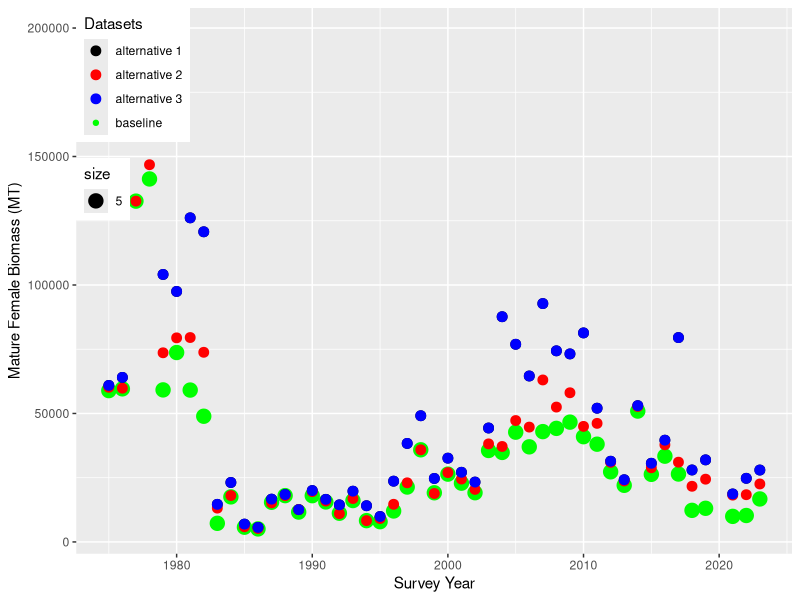
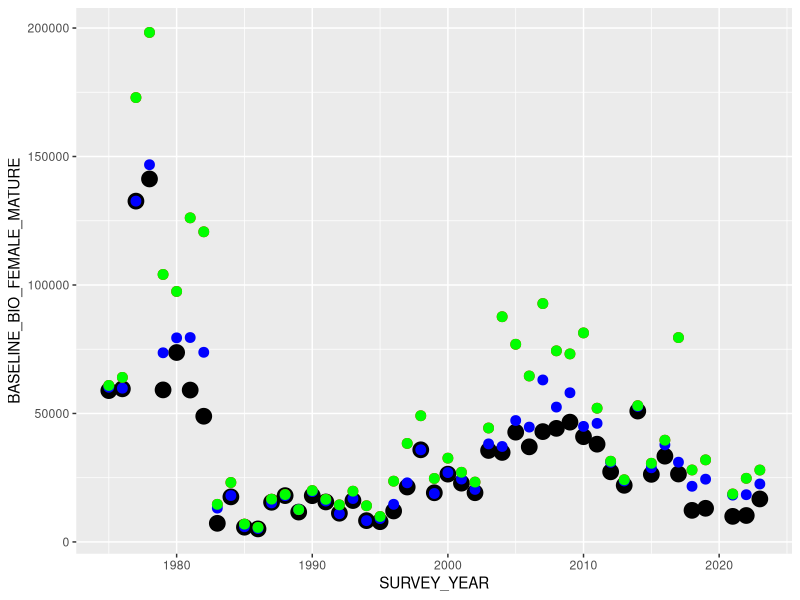
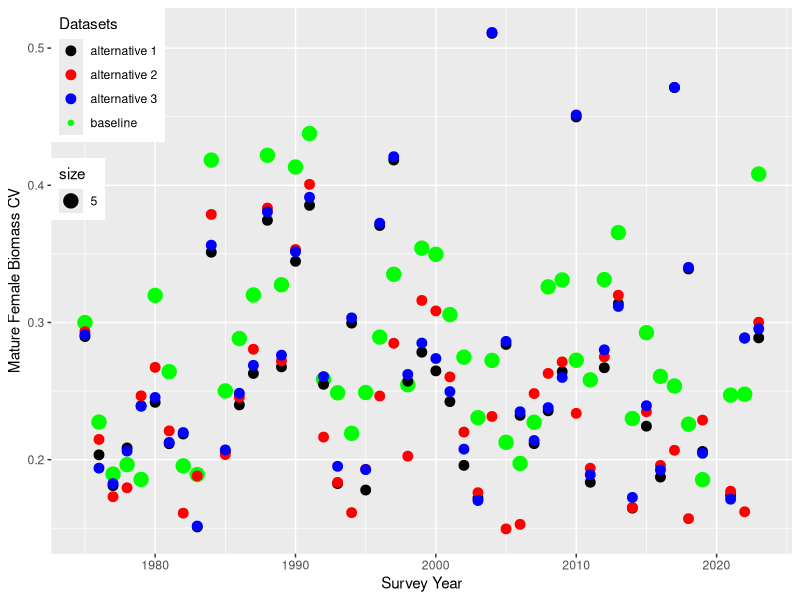
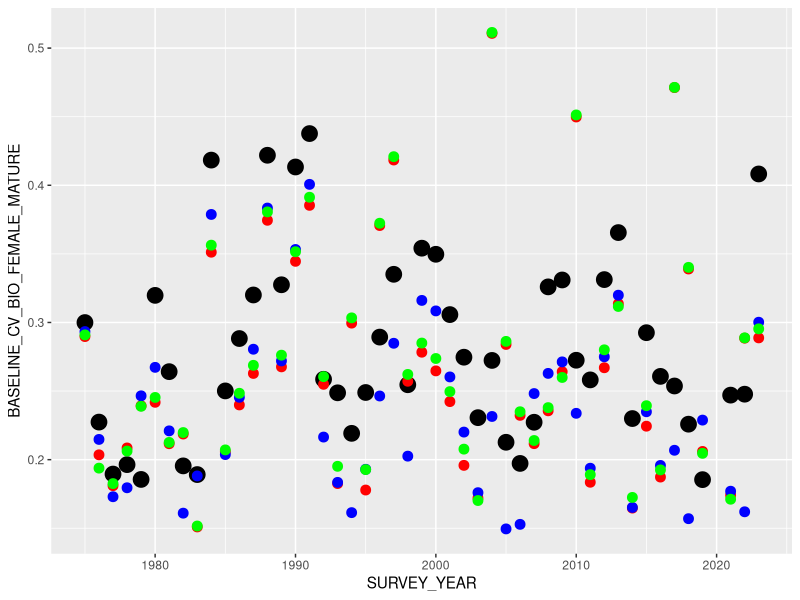
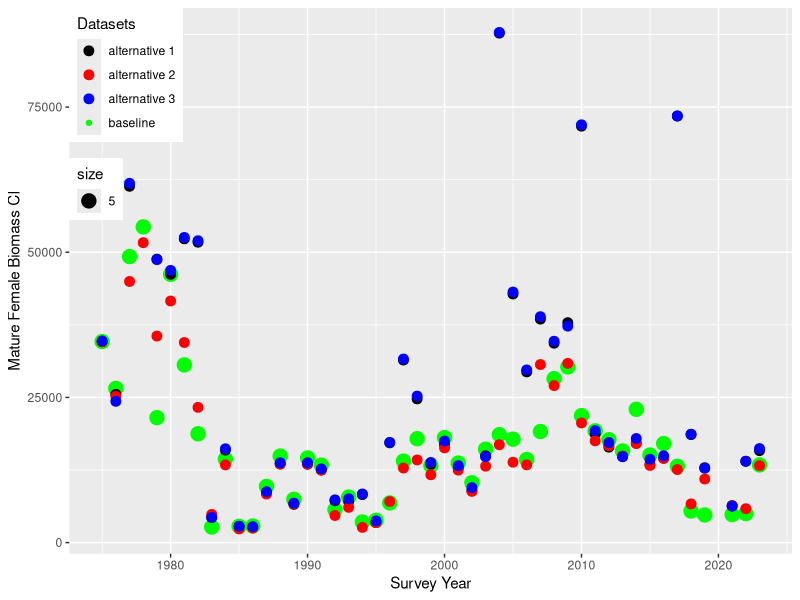
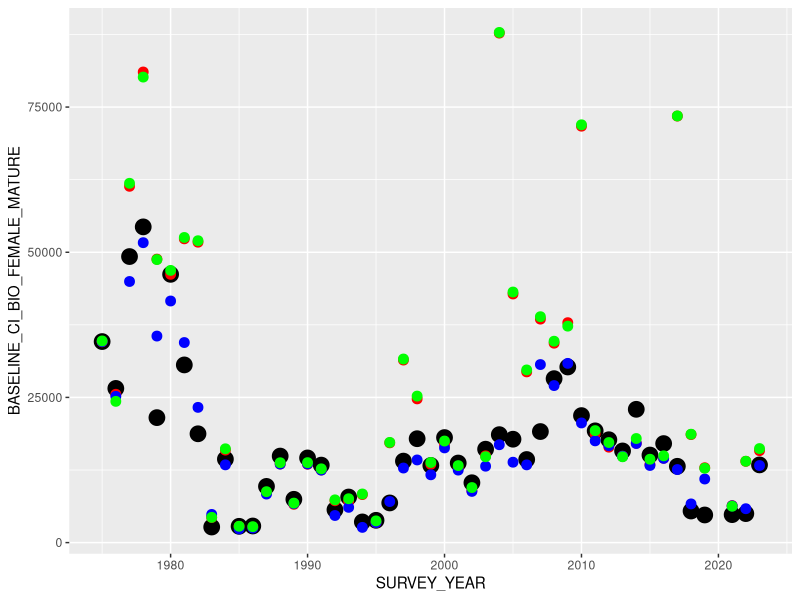

Here is the R script that generated these plots, in order:
library(tidyverse)
library(ggplot2)
library(dplyr)

##### Import data
base_bio<-read_csv("./Data/rk_bb_leg3_biomass_baseline.csv")

alt_1_bio<-read_csv("./Data/rk_bb_leg3_biomass_alternate_strata_1.csv")
alt_2_bio<-read_csv("./Data/rk_bb_leg3_biomass_alternate_strata_2.csv")
alt_3_bio<-read_csv("./Data/rk_bb_leg3_biomass_alternate_strata_3.csv")


base_abun<-read_csv("./Data/rk_bb_leg3_abundance_baseline.csv")

alt_1_abun<-read_csv("./Data/rk_bb_leg3_abundance_alternate_strata_1.csv")
alt_2_abun<-read_csv("./Data/rk_bb_leg3_abundance_alternate_strata_2.csv")
alt_3_abun<-read_csv("./Data/rk_bb_leg3_abundance_alternate_strata_3.csv")


base_abun
names(base_bio)
######### Mature male biomass
base_bio %>%
  select(SURVEY_YEAR, BIOMASS_FEMALE_MATURE, CV_BIOMASS_FEMALE_MATURE, CI_BIOMASS_FEMALE_MATURE) %>%
  rename_all(~c("SURVEY_YEAR", "BASELINE_BIO_FEMALE_MATURE", "BASELINE_CV_BIO_FEMALE_MATURE", "BASELINE_CI_BIO_FEMALE_MATURE")) -> base_matbio
  
alt_1_bio %>% 
  select(BIOMASS_FEMALE_MATURE, CV_BIOMASS_FEMALE_MATURE, CI_BIOMASS_FEMALE_MATURE) %>%
     rename_all(~c("ALT1_BIO_FEMALE_MATURE", "ALT1_CV_BIO_FEMALE_MATURE", "ALT1_CI_BIO_FEMALE_MATURE"))-> alt_1_matbio

alt_2_bio %>% 
  select(BIOMASS_FEMALE_MATURE, CV_BIOMASS_FEMALE_MATURE, CI_BIOMASS_FEMALE_MATURE) %>%
   rename_all(~c("ALT2_BIO_FEMALE_MATURE", "ALT2_CV_BIO_FEMALE_MATURE", "ALT2_CI_BIO_FEMALE_MATURE"))-> alt_2_matbio

alt_3_bio %>% 
  select(BIOMASS_FEMALE_MATURE, CV_BIOMASS_FEMALE_MATURE, CI_BIOMASS_FEMALE_MATURE) %>%
   rename_all(~c("ALT3_BIO_FEMALE_MATURE", "ALT3_CV_BIO_FEMALE_MATURE", "ALT3_CI_BIO_FEMALE_MATURE"))-> alt_3_matbio
   
all_bio<-as.data.frame(cbind(base_matbio, alt_1_matbio, alt_2_matbio, alt_3_matbio))
###########

base_abun %>%
  select(SURVEY_YEAR, NUM_FEMALE_MATURE, CV_NUM_FEMALE_MATURE, CI_NUM_FEMALE_MATURE) %>%
  rename_all(~c("SURVEY_YEAR", "BASELINE_ABUN_FEMALE_MATURE", "BASELINE_CV_ABUN_FEMALE_MATURE","BASELINE_CI_ABUN_FEMALE_MATURE")) -> base_matabun

alt_1_abun %>%
  select(NUM_FEMALE_MATURE, CV_NUM_FEMALE_MATURE, CI_NUM_FEMALE_MATURE) %>%
  rename_all(~c("ALT1_ABUN_FEMALE_MATURE", "ALT1_CV_ABUN_FEMALE_MATURE","ALT1_CI_ABUN_FEMALE_MATURE")) -> alt_1_matabun

alt_2_abun %>%
  select(NUM_FEMALE_MATURE, CV_NUM_FEMALE_MATURE, CI_NUM_FEMALE_MATURE) %>%
  rename_all(~c("ALT2_ABUN_FEMALE_MATURE", "ALT2_CV_ABUN_FEMALE_MATURE","ALT2_CI_ABUN_FEMALE_MATURE")) -> alt_2_matabun

alt_3_abun %>%
  select(NUM_FEMALE_MATURE, CV_NUM_FEMALE_MATURE, CI_NUM_FEMALE_MATURE) %>%
  rename_all(~c("ALT3_ABUN_FEMALE_MATURE", "ALT3_CV_ABUN_FEMALE_MATURE","ALT3_CI_ABUN_FEMALE_MATURE")) -> alt_3_matabun


all_abun<-as.data.frame(cbind(base_matabun, alt_1_matabun, alt_2_matabun, alt_3_matabun))

################################ FEMALE_MATURE BIOMASS #########################################################################
names(all_bio)

ggplot(all_bio, aes(x=SURVEY_YEAR, y=BASELINE_BIO_FEMALE_MATURE, color ="baseline", size = 5))+
  geom_point()+  
  geom_point(aes(y=ALT1_BIO_FEMALE_MATURE, color = "alternative 1"), size = 3) +
  geom_point(aes(y=ALT2_BIO_FEMALE_MATURE, color = "alternative 2"), size = 3)+
  geom_point(aes(y=ALT3_BIO_FEMALE_MATURE, color = "alternative 3"), size = 3)+
  labs(colour="Datasets",y="Mature Female Biomass (MT)",x="Survey Year")+ 
  theme(legend.position = c(0, 1),legend.justification = c(0, 1))+
  scale_color_manual(values = c("black","red", "blue", "green"))
  
  
  
  

ggplot(all_bio, aes(x=SURVEY_YEAR))+
  geom_point(aes(y=BASELINE_BIO_FEMALE_MATURE), color ="black", size = 5) +
  geom_point(aes(y=ALT1_BIO_FEMALE_MATURE), color = "red", size = 3) +
  geom_point(aes(y=ALT2_BIO_FEMALE_MATURE), color = "blue", size = 3)+
  geom_point(aes(y=ALT3_BIO_FEMALE_MATURE), color = "green", size = 3)

################################ FEMALE_MATURE BIOMASS CV #########################################################################
names(all_bio)

ggplot(all_bio, aes(x=SURVEY_YEAR, y=BASELINE_CV_BIO_FEMALE_MATURE, color ="baseline", size = 5))+
  geom_point()+  
  geom_point(aes(y=ALT1_CV_BIO_FEMALE_MATURE, color = "alternative 1"), size = 3) +
  geom_point(aes(y=ALT2_CV_BIO_FEMALE_MATURE, color = "alternative 2"), size = 3)+
  geom_point(aes(y=ALT3_CV_BIO_FEMALE_MATURE, color = "alternative 3"), size = 3)+
  labs(colour="Datasets",y="Mature Female Biomass CV",x="Survey Year")+ 
  theme(legend.position = c(0, 1),legend.justification = c(0, 1))+
  scale_color_manual(values = c( "black","red", "blue", "green"))


ggplot(all_bio, aes(x=SURVEY_YEAR))+
  geom_point(aes(y=BASELINE_CV_BIO_FEMALE_MATURE), color ="black", size = 5) +
  geom_point(aes(y=ALT1_CV_BIO_FEMALE_MATURE), color = "red", size = 3) +
  geom_point(aes(y=ALT2_CV_BIO_FEMALE_MATURE), color = "blue", size = 3)+
  geom_point(aes(y=ALT3_CV_BIO_FEMALE_MATURE), color = "green", size = 3)
  

################################ FEMALE_MATURE BIOMASS CI #########################################################################
names(all_bio)

ggplot(all_bio, aes(x=SURVEY_YEAR, y=BASELINE_CI_BIO_FEMALE_MATURE, color ="baseline", size = 5))+
  geom_point()+  
  geom_point(aes(y=ALT1_CI_BIO_FEMALE_MATURE, color = "alternative 1"), size = 3)+
  geom_point(aes(y=ALT2_CI_BIO_FEMALE_MATURE, color = "alternative 2"), size = 3)+
  geom_point(aes(y=ALT3_CI_BIO_FEMALE_MATURE, color = "alternative 3"), size = 3)+
  labs(colour="Datasets",y="Mature Female Biomass CI",x="Survey Year")+ 
  theme(legend.position = c(0, 1),legend.justification = c(0, 1))+
  scale_color_manual(values = c("black","red", "blue", "green"))


ggplot(all_bio, aes(x=SURVEY_YEAR))+
  geom_point(aes(y=BASELINE_CI_BIO_FEMALE_MATURE), color ="black", size = 5)+
  geom_point(aes(y=ALT1_CI_BIO_FEMALE_MATURE), color = "red", size = 3)+
  geom_point(aes(y=ALT2_CI_BIO_FEMALE_MATURE), color = "blue", size = 3)+
  geom_point(aes(y=ALT3_CI_BIO_FEMALE_MATURE), color = "green", size = 3)


###########################################################################################################################
#################################### calculate averages for each group/column  across all years############################


all_bio %>%
  select(where(is.numeric)) %>% 
  colMeans(na.rm = TRUE) -> all_bio_avgs

all_abun %>%
  select(where(is.numeric)) %>% 
  colMeans(na.rm = TRUE) -> all_abun_avgs

all_bio %>%
  select(BASELINE_CV_BIO_FEMALE_MATURE, ALT1_CV_BIO_FEMALE_MATURE, ALT2_CV_BIO_FEMALE_MATURE, ALT3_CV_BIO_FEMALE_MATURE) %>% 
  colMeans(na.rm = TRUE) %>%
  as.matrix()-> bio_cv_avgs

bio_cv_avgs

